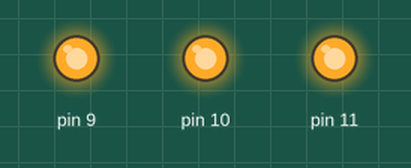
A sketch run on a simulated Arduino Uno, built with avr-gcc and run on an emulated ATmega328P. Shown: output pins drawn as LEDs (lit = HIGH).

Above: at 0.1 s.
Timing chart, 0 to 1.6 s (numbered marks = the images above):
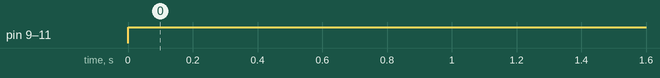

Measured:
- by itself, pin 9–11: LOW → HIGH at 0.00 s

The sketch:

arduino_sketch.ino
```cpp
#include "stdio.h"
int led1 = 13;
  // put your setup code here, to run once
 void setup() {
pinMode(9, OUTPUT);
pinMode(10, OUTPUT);
pinMode(11, OUTPUT);
}

void loop() {
  // put your main code here, to run repeatedly:
analogWrite(9, 255);
analogWrite(10, 255);
analogWrite(11, 255);
}
```
